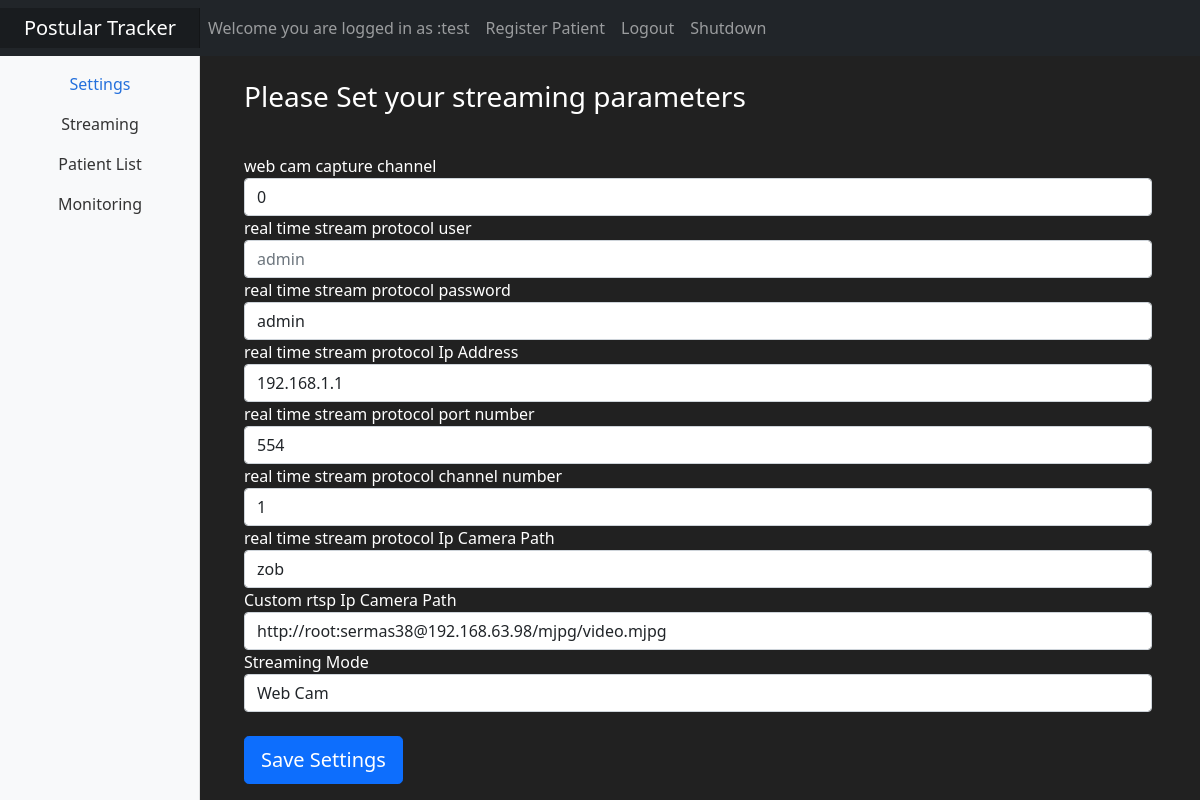
Screenshot of /Settings (signed in) with the database file from the repository.
### Tracker/models.py (models this page shows, shortened)
class User(db.Model, UserMixin):
    id =db.Column(db.Integer(),primary_key=True)
    username=db.Column(db.String(length=30), nullable=False,unique=True)
    email_address=db.Column(db.String(length=50),nullable=False,unique=True)
    password_hash=db.Column(db.String(length=128),nullable=False)
    settings=db.relationship('Settings',backref='owned_user',lazy=True)
    patient=db.relationship('Patient',backref='owned_user',lazy=True)
    @property
    def password(self):
        return self.password

class Settings(db.Model):
    id =db.Column(db.Integer(),primary_key=True)
    capture=db.Column(db.Integer(), nullable=False)
    rtsp_user=db.Column(db.String(length=45), nullable=False)
    rtsp_pw=db.Column(db.String(length=45), nullable=False)
    rtsp_ip=db.Column(db.String(length=16), nullable=False)
    rtsp_port=db.Column(db.String(length=254), nullable=False)
    rtsp_channel=db.Column(db.String(length=254), nullable=False)
    rtsp_path=db.Column(db.String(length=254), nullable=False)
    rtsp_custom=db.Column(db.String(length=1024), nullable=False)
    stream_mode=db.Column(db.Integer(), nullable=False)  #0 capture web cam , 1 Ip camera with standard rtsp path , 2 custom rtsp path
    owner=db.Column(db.Integer() ,db.ForeignKey('user.id'))

### Tracker/routes.py (the view)
@app.route('/Settings',methods=['GET','POST'])
@login_required
def settings_page():
    form=forms.SettingsForm(request.form)
    print (current_user)
    print (current_user.id)
    settings=Settings.query.filter_by(owner=current_user.id).first()
    if request.method=='POST':
        if form.validate_on_submit():
            settings.capture=form.capture.data
            settings.rtsp_user=form.rtsp_user.data
            settings.rtsp_pw=form.rtsp_pw.data
            settings.rtsp_ip=form.rtsp_ip.data
            settings.rtsp_port=form.rtsp_port.data
            settings.rtsp_channel=form.rtsp_channel.data
            settings.rtsp_path=form.rtsp_path.data
            settings.rtsp_custom=form.rtsp_custom.data
            settings.stream_mode=form.stream_mode.data
            try:
                db.session.commit()
                updated_settings=Settings.query.filter_by(owner=current_user.id).first()
                flash(f'Success : Parameters Saved', category='success')
                return render_template('Settings.html',form=form,settings=updated_settings)
            except :
                flash(f'Issue updating settings in database', category='danger')
                return render_template('Settings.html',form=form,settings=settings)
        else :
            if form.errors !={}:
                for err_msg in form.errors.items():
                    flash(f'parameter is not valid ! please try again :{err_msg}', category='danger')
    else :
        form.capture.data=settings.capture
        form.rtsp_pw.data=settings.rtsp_pw
        form.rtsp_ip.data=settings.rtsp_ip
        form.rtsp_port.data=settings.rtsp_port
        form.rtsp_channel.data=settings.rtsp_channel
        form.rtsp_path.data=settings.rtsp_path
        form.rtsp_custom.data=settings.rtsp_custom
        form.stream_mode.data=settings.stream_mode
    return render_template('Settings.html',form=form, settings=settings)

### Tracker/forms.py
class SettingsForm(FlaskForm):
    capture=IntegerField(label='web cam capture channel ')
    rtsp_user=StringField(label='real time stream protocol user', validators=[DataRequired()])
    rtsp_pw=StringField(label='real time stream protocol password', validators=[DataRequired()])
    rtsp_ip=StringField(label='real time stream protocol Ip Address', validators=[IPAddress(),DataRequired()])
    rtsp_port=IntegerField(label='real time stream protocol port number', validators=[DataRequired()])
    rtsp_channel=IntegerField(label='real time stream protocol channel number', validators=[InputRequired()])
    rtsp_path=StringField(label='real time stream protocol Ip Camera Path', validators=[DataRequired()])
    rtsp_custom=StringField(label='Custom rtsp Ip Camera Path', validators=[DataRequired()])
    stream_mode=SelectField('Streaming Mode',[DataRequired()],choices=[(0,'Web Cam'),(1,'IP CAM with constructed rtsp'),(2,'IP CAM with custom rtsp')])
    submit=SubmitField(label='Save Settings')

### Tracker/models.py (called while the page is built)
@login_manager.user_loader
def load_user(user_id):
    return User.query.get(int(user_id))

### Tracker/templates/Settings.html (shortened to what this page needs)
{% extends 'base.html' %}
{% block content %}
<body class=" text-center">
    <div class="container">
        <form method="POST" class="form-settings" style="color:white ; text-align: justify;">
            <br>
                <h1 class="h3 mb-3 font-weight-normal">
                    Please Set your streaming parameters
                </h1>
            <br>
                {{form.capture.label()}}
                {{form.capture(class="form-control",placeholder= settings.capture )}}
                {{form.rtsp_user.label()}}
                {{form.rtsp_user(class="form-control",placeholder=settings.rtsp_user )}}
                {{form.rtsp_pw.label()}}
                {{form.rtsp_pw(class="form-control",placeholder=settings.rtsp_pw)}}
                {{form.rtsp_ip.label()}}
                {{form.rtsp_ip(class="form-control",placeholder=settings.rtsp_ip)}}
                {{form.rtsp_port.label()}}
                {{form.rtsp_port(class="form-control",placeholder=settings.port)}}
                {{form.rtsp_channel.label()}}
                {{form.rtsp_channel(class="form-control",placeholder=settings.channel)}}
                {{form.rtsp_path.label()}}
                {{form.rtsp_path(class="form-control",placeholder=settings.path)}}
                {{form.rtsp_custom.label()}}
                {{form.rtsp_custom(class="form-control",placeholder=settings.custom)}}
                {{form.stream_mode.label()}}
                {{form.stream_mode(class="form-control",placeholder="Streaming mode (0 : web cam ,1: generated rtsp path , 2: custom rtsp path)")}}
            <br>
                {{form.submit(class="btn btn-lg  tn-block btn-primary")}}
        </form>
    </div>
</body>
{% endblock %}

### Tracker/templates/base.html (shortened to what this page needs)
<!doctype html>
<html lang="en">
   <head>
      <link href="..\static\css\dashboard.css" rel="stylesheet">
      <link href="https://cdn.jsdelivr.net/npm/bootstrap@5.1.3/dist/css/bootstrap.min.css" rel="stylesheet">
    <head>
    <body>
            <header class="navbar navbar-expand-lg sticky-top navbar-dark bg-dark">
                <a class="navbar-brand col-md-3 col-lg-2 me-0 px-3" href="#">Postular Tracker</a>
                <div class="navbar-nav">
                    {%if current_user.is_authenticated %}
                                    <ul class="nav justify-content-end">
                                        <li class="nav-item">
                                            <a class="nav-link"> Welcome you are logged in as :{{current_user.username }}</a>
                                        </li>
                                        <li class="nav-item">
                                            <a class="nav-link" href="{{ url_for('patient_register_page') }}"> Register Patient</a>
                                        </li>
                                        <li class="nav-item">
                                            <a class="nav-link" href="{{ url_for('logout_page') }}">Logout</a>
                                        </li>
                                        <li class="nav-item">
                                            <a class="nav-link" href="{{ url_for('shutdown') }}">Shutdown</a>
                                        </li>
                                    </ul>
                    {% endif %}
                </div>
            </header>
            <div class="container-fluid">
                <div class="row">
                    <nav id="sidebarMenu" class="col-md-3 col-lg-2 d-md-block bg-light sidebar collapse">
                        <div class="position-sticky pt-3">
                            <ul class="nav flex-column">
                                <li class="nav-item">
                                    <a class="nav-link active" aria-current="page" href="{{url_for('settings_page')}}">
                                    Settings
                                    </a>
                                </li>
                                <li class="nav-item">
                                    <a class="nav-link" href="{{url_for('stream_page')}}">
                                    Streaming
                                    </a>
                                </li>
                                <li class="nav-item">
                                    <a class="nav-link" href="{{url_for('patient_page')}}">
                                    Patient List
                                    </a>
                                </li>
                                <li class="nav-item">
                                    <a class="nav-link" href="#">
                                    Monitoring
                                    </a>
                                </li>
                            </ul>
                        </div>
                    </nav>
                </div>
                <main class="col-md-9 ms-sm-auto col-lg-10 px-md-4">
                            {% block content %}
                            {% endblock %}
                </main>
            </div>
         </body>
      </html>
   </body>
</html>

### Tracker/static/css/dashboard.css (style rules this page uses)
body { font-size: .875rem; }
.sidebar { position: fixed; top: 0; bottom: 0; left: 0; z-index: 100; padding: 48px 0 0; box-shadow: inset -1px 0 0 rgba(0, 0, 0, .1); }
.sidebar .nav-link { font-weight: 500; color: #333; }
.sidebar .nav-link.active { color: #2470dc; }
.navbar-brand { padding-top: .75rem; padding-bottom: .75rem; font-size: 1rem; background-color: rgba(0, 0, 0, .25); box-shadow: inset -1px 0 0 rgba(0, 0, 0, .25); }

### Tracker/templates/base.html (style rules this page uses)
body { background-color: #212121; color: white }

### rows the page displays
User: username "test"
Settings: capture "0", rtsp_pw "admin", rtsp_ip "192.168.1.1", rtsp_port "554", rtsp_channel "1", rtsp_path "zob", rtsp_custom "http://root:sermas38@192.168.63.98/mjpg/video.mjpg", stream_mode "Web Cam"
